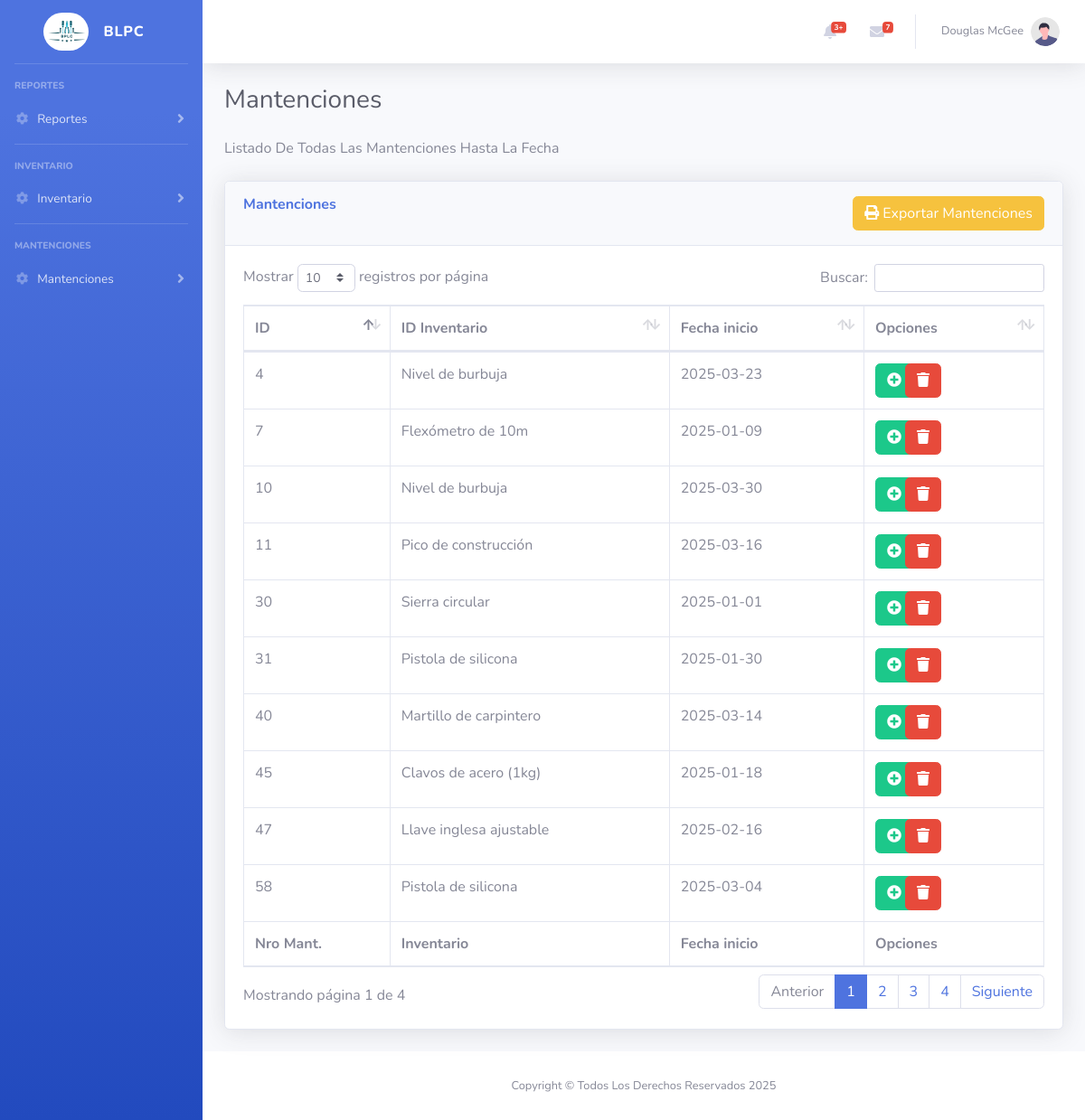
Page /listaMantenciones.php on the committed database.
### tables this page shows
CREATE TABLE IF NOT EXISTS `movimientos` (
  `mantencion_corr` int NOT NULL AUTO_INCREMENT,
  `id_inventario` int NOT NULL,
  `fecha_movimiento` date NOT NULL,
  `tipo_movimiento` int NOT NULL,
  PRIMARY KEY (`mantencion_corr`),
  KEY `tipo_movimiento` (`tipo_movimiento`),
  KEY `id_inventario` (`id_inventario`)
);

CREATE TABLE IF NOT EXISTS `inventario` (
  `inventario_corr` int NOT NULL AUTO_INCREMENT,
  `descripcion` varchar(500) NOT NULL,
  `stock_actual` int NOT NULL,
  PRIMARY KEY (`inventario_corr`)
);

### sistema/BLL/mantenciones.php (called while the page is built, shortened)
<?php
function obtenerMantenciones() {
    require_once __DIR__.'\..\SERVICIOS\mantencionesService.php';
    $mantencionesService = new MantencionesService($pdo);
    $mantenciones = $mantencionesService->getMantenciones();
    if ($mantenciones) {
        return json_encode($mantenciones);
    } else {
        return json_encode(array("error" => "No se encontraron resultados."));
    }
}
?>

### sistema/SERVICIOS/mantencionesService.php (called while the page is built, shortened)
<?php
    require_once __DIR__.'\..\conexion.php';
    require_once __DIR__.'\..\DAO\mantencionesDAO.php';
    class MantencionesService implements IMantenciones{
        private $mantencionesDAO;
        public function __construct($pdo) {
            $this->mantencionesDAO = new MantencionesDAO($pdo);
        }
        public function getMantenciones() {
            return $this->mantencionesDAO->getMantenciones();
        }
    }
?>

### sistema/DAO/mantencionesDAO.php (called while the page is built, shortened)
<?php
    class MantencionesDAO{
        private $pdo;
        public function __construct($pdo){
            $this->pdo = $pdo;
        }
        public function getMantenciones(){
            $sql = "SELECT
                        movimientos.mantencion_corr as mantencion_corr,
                        inventario.inventario_corr as id_inventario,
                        inventario.descripcion as nombre_herramienta,
                        movimientos.fecha_movimiento as fecha_movimiento
                    FROM
                        inventario,
                        movimientos,
                        tipo_movimiento
                    WHERE
                        movimientos.id_inventario = inventario.inventario_corr AND
                        movimientos.tipo_movimiento = tipo_movimiento.tipo_corr AND
                        tipo_movimiento = 3;";
            $stmt = $this->pdo->prepare($sql);
            $stmt->execute();
            return $stmt->fetchAll(PDO::FETCH_ASSOC);
        }
    }
?>

### listaMantenciones.php (the view, shortened to what this page needs)
<?php
require_once 'sistema/BLL/mantenciones.php';
$listaMantencion = obtenerMantenciones();
?>
<!DOCTYPE html>
<html lang="en">
<head>
    <link href="vendor/fontawesome-free/css/all.min.css" rel="stylesheet" type="text/css">
    <link href="css/sb-admin-2.min.css" rel="stylesheet">
    <link href="vendor/datatables/dataTables.bootstrap4.min.css" rel="stylesheet">
</head>
<body id="page-top">
    <div id="wrapper">
        <?php
        require_once 'menu.php';
        ?>
        <div id="content-wrapper" class="d-flex flex-column">
            <div id="content">
                <nav class="navbar navbar-expand navbar-light bg-white topbar mb-4 static-top shadow">
                    <ul class="navbar-nav ml-auto">
                        <li class="nav-item dropdown no-arrow mx-1">
                            <a class="nav-link dropdown-toggle" href="#" id="alertsDropdown" role="button"
                                data-toggle="dropdown" aria-haspopup="true" aria-expanded="false">
                                <i class="fas fa-bell fa-fw"></i>
                                <span class="badge badge-danger badge-counter">3+</span>
                            </a>
                        </li>
                        <li class="nav-item dropdown no-arrow mx-1">
                            <a class="nav-link dropdown-toggle" href="#" id="messagesDropdown" role="button"
                                data-toggle="dropdown" aria-haspopup="true" aria-expanded="false">
                                <i class="fas fa-envelope fa-fw"></i>
                                <span class="badge badge-danger badge-counter">7</span>
                            </a>
                        </li>
                        <li class="nav-item dropdown no-arrow">
                            <a class="nav-link dropdown-toggle" href="#" id="userDropdown" role="button"
                                data-toggle="dropdown" aria-haspopup="true" aria-expanded="false">
                                <span class="mr-2 d-none d-lg-inline text-gray-600 small">Douglas McGee</span>
                                <img class="img-profile rounded-circle"
                                    src="img/undraw_profile.svg">
                            </a>
                        </li>
                    </ul>
                </nav>
                <div class="container-fluid">
                    <div class="d-sm-flex align-items-center justify-content-between mb-4">
                        <h1 class="h3 mb-0 text-gray-800">Mantenciones</h1>
                    </div>
                    <p class="mb-4">Listado De Todas Las Mantenciones Hasta La Fecha</p>
                    <div class="card shadow mb-4">
                        <div class="card-header py-3">
                            <div class='row'>
                                <div class='col-md-6'>
                                    <h6 class="m-0 font-weight-bold text-primary">Mantenciones</h6>
                                </div>
                                <div class='col-md-6 text-right'>
                                    <form action="reporteInventario.php" method="post" target="_blank">
                                        <button class="btn btn-warning"><i class='fa fa-print'></i> Exportar Mantenciones</button>
                                    </form>
                                </div>
                            </div>
                        </div>
                        <div class="card-body">
                            <div class="table-responsive">
                                <table class="table table-bordered" id="dataTable" width="100%" cellspacing="0">
                                    <thead>
                                        <tr>
                                            <th>ID</th>
                                            <th>ID Inventario</th>
                                            <th>Fecha inicio</th>
                                            <th>Opciones</th>
                                        </tr>
                                    </thead>
                                    <tfoot>
                                        <tr>
                                            <th>Nro Mant.</th>
                                            <th>Inventario</th>
                                            <th>Fecha inicio</th>
                                            <th>Opciones</th>
                                        </tr>
                                    </tfoot>
                                    <tbody>
                                        <?php
                                        foreach (json_decode($listaMantencion) as $datos) {
                                            $htmlFilaTabla = "
                                                    <tr>
                                                        <td>" . $datos->mantencion_corr . "</td>
                                                        <td>" . $datos->nombre_herramienta . "</td>
                                                        <td>" . $datos->fecha_movimiento . "</td>
                                                        <td>
                                                            <div class='row'>
                                                                <div class='col-lg-2'>
                                                                <form action='sistema/BLL/inventario.php' method='post'>
                                                                    <button
                                                                        class='btn btn-success'
                                                                        data-toggle='tooltip'
                                                                        data-placement='top'
                                                                        title='Producto reingresado'
                                                                        type='submit'
                                                                        name='producto_reingresado'
                                                                        value='" . $datos->id_inventario . "'>
                                                                        <i class='fa fa-plus-circle'></i>
                                                                    </button>
                                                                </form>
                                                                </div>
                                                                <div class='col-lg-2'>
                                                                <form action='sistema/BLL/mantenciones.php' method='post'>
                                                                    <button
                                                                        class='btn btn-danger'
                                                                        data-toggle='tooltip'
                                                                        data-placement='top'
                                                                        title='Producto inutilizable'
                                                                        name='boton_desechar'
                                                                        value='" . $datos->id_inventario . "'
                                                                        type='submit'
                                                                        >
                                                                        <i class='fa fa-trash'></i>
                                                                    </button>
                                                                </form>
                                                                </div>
                                                            </div>
                                                        </td>
                                                    </tr>
                                                ";
                                                echo $htmlFilaTabla;
                                            }
                                        ?>
                                    </tbody>
                                </table>
                            </div>
                        </div>
                    </div>
                </div>
            </div>
            <footer class="sticky-footer bg-white">
                <div class="container my-auto">
                    <div class="copyright text-center my-auto">
                        <span>Copyright &copy; Todos Los Derechos Reservados 2025</span>
                    </div>
                </div>
            </footer>
        </div>
    </div>
</body>
</html>

### menu.php (shortened to what this page needs)
<ul class="navbar-nav bg-gradient-primary sidebar sidebar-dark accordion" id="accordionSidebar">
<a class="sidebar-brand d-flex align-items-center justify-content-center" href="dashboard.php">
    <div class="sidebar-brand-icon">
    <img src="img/logo.png" alt="Logo" class="img-fluid" style="width: 50px;
                                                                                                    border-radius: 25px 25px 25px 25px;">
    </div>
    <div class="sidebar-brand-text mx-3">BLPC
    </div>
</a>
<hr class="sidebar-divider">
<div class="sidebar-heading">
    Reportes
</div>
<li class="nav-item">
    <a class="nav-link collapsed" href="#" data-toggle="collapse" data-target="#collapseReporte"
        aria-expanded="true" aria-controls="collapseTwo">
        <i class="fas fa-fw fa-cog"></i>
        <span>Reportes</span>
    </a>
</li>
<hr class="sidebar-divider">
<div class="sidebar-heading">
    Inventario
</div>
<li class="nav-item">
    <a class="nav-link collapsed" href="#" data-toggle="collapse" data-target="#collapseInventario"
        aria-expanded="true" aria-controls="collapseTwo">
        <i class="fas fa-fw fa-cog"></i>
        <span>Inventario</span>
    </a>
</li>
<hr class="sidebar-divider">
<div class="sidebar-heading">
    Mantenciones
</div>
<li class="nav-item">
    <a class="nav-link collapsed" href="#" data-toggle="collapse" data-target="#collapseMantenciones"
        aria-expanded="true" aria-controls="collapseTwo">
        <i class="fas fa-fw fa-cog"></i>
        <span>Mantenciones</span>
    </a>
</ul>

### rows in the picture
movimientos: mantencion_corr "4", id_inventario.descripcion "Nivel de burbuja", fecha_movimiento "2025-03-23"
movimientos: mantencion_corr "7", id_inventario.descripcion "Flexómetro de 10m", fecha_movimiento "2025-01-09"
movimientos: mantencion_corr "10", id_inventario.descripcion "Nivel de burbuja", fecha_movimiento "2025-03-30"
movimientos: mantencion_corr "11", id_inventario.descripcion "Pico de construcción", fecha_movimiento "2025-03-16"
movimientos: mantencion_corr "30", id_inventario.descripcion "Sierra circular", fecha_movimiento "2025-01-01"
movimientos: mantencion_corr "31", id_inventario.descripcion "Pistola de silicona", fecha_movimiento "2025-01-30"
movimientos: mantencion_corr "40", id_inventario.descripcion "Martillo de carpintero", fecha_movimiento "2025-03-14"
movimientos: mantencion_corr "45", id_inventario.descripcion "Clavos de acero (1kg)", fecha_movimiento "2025-01-18"
movimientos: mantencion_corr "47", id_inventario.descripcion "Llave inglesa ajustable", fecha_movimiento "2025-02-16"
movimientos: mantencion_corr "58", id_inventario.descripcion "Pistola de silicona", fecha_movimiento "2025-03-04"
